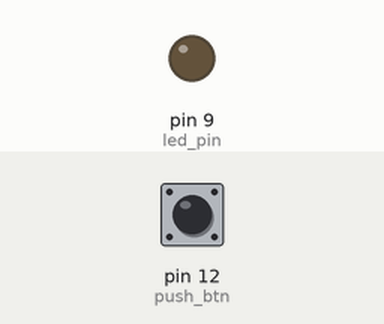
This sketch was run on a simulated Arduino Uno, built with avr-gcc and run on an emulated ATmega328P. Parts: output pins drawn as LEDs (lit = HIGH). The inputs (shaded band) are chosen by the test bench; at power-on: pin 12 (push_btn) LOW.

Above: at 1.2 s.
1.3 s: pin 12 (push_btn) pulled HIGH for 0.15 s
At 1.37 s:
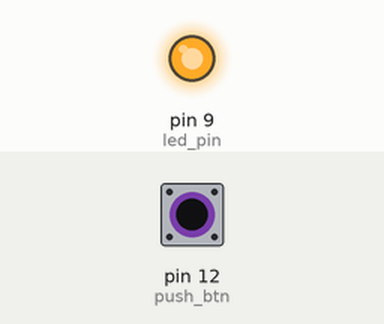
2.9 s: pin 12 (push_btn) pulled HIGH for 3.2 s
At 6.4 s:
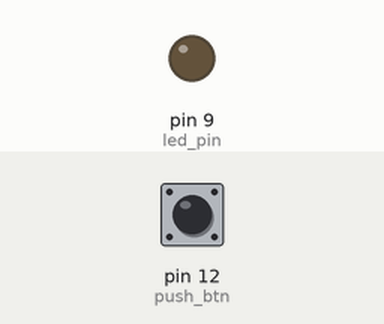
Timing chart, 0 to 7.9 s (numbered marks = the images above; inputs shaded):
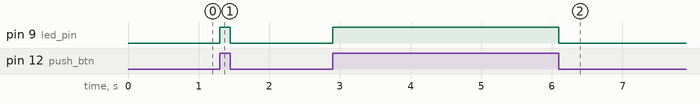

The sketch:

ledswitchTeacher.ino
```cpp
int push_btn = 12;
int led_pin = 9;
int btn_state = 0;


void setup() {
  pinMode(push_btn, INPUT);
  pinMode(led_pin, OUTPUT);

}

void loop() {
  btn_state = digitalRead(push_btn);

  if(btn_state == HIGH)
  {
    digitalWrite(led_pin, HIGH);
    }
  else
  {
    digitalWrite(led_pin, LOW);
    }


}
```

Measured:
- after the input at 1.3 s, pin 9 (led_pin): LOW → HIGH at once, → LOW 0.15 s later
- after the input at 2.9 s, pin 9 (led_pin): LOW → HIGH at once, → LOW 3.2 s later
